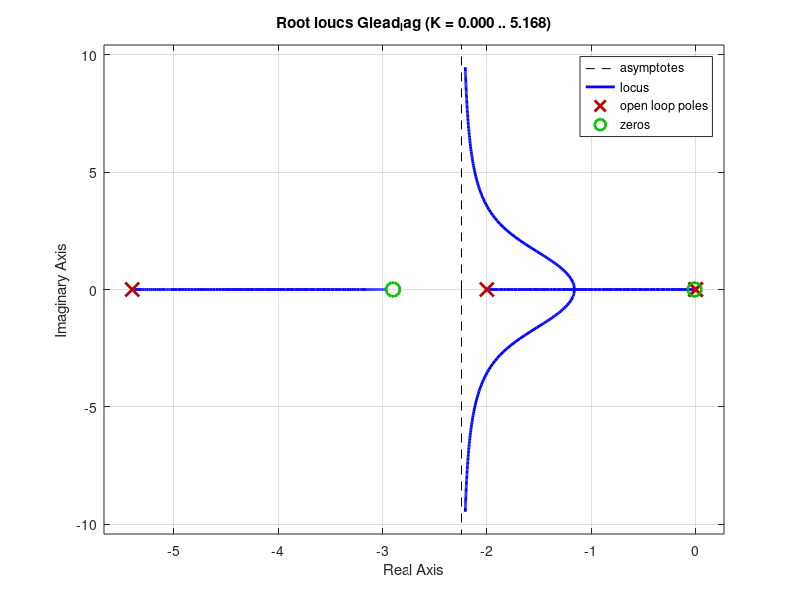
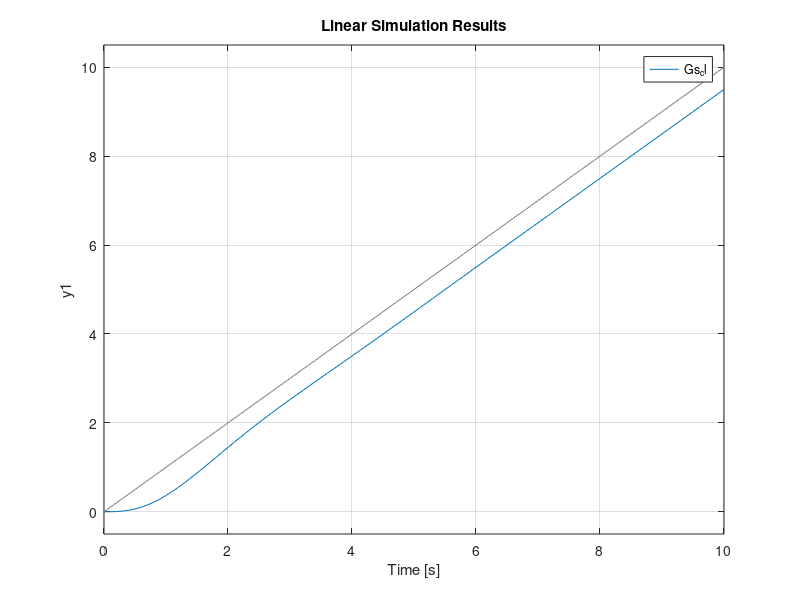

Reproduce these figures in MATLAB, in order.
clc;clear all;close all;
p1=[0 -2];
z1=[];
k1=4;
Gs=zpk(z1,p1,k1); %Gs:-OLTF Uncompensated system
Gs_cl=feedback(Gs,1); % closed loop ttransfer function

%Gcs lead compensated system
z2=[-2.9];p2=[-5.4];k2=[4.69];
Gcs_lead=zpk(z2,p2,k2);
Glead=Gs*Gcs_lead;
Glead_cl=feedback(Glead,1);

%lag compensator
z3=[-0.01];p3=[0.0025];k3=[1];
Gcslag=zpk(z3,p3,k3);
Glead_lag=Glead*Gcslag;
Glead_lag_cl=feedback(Glead_lag,1);

%rootlocous
rlocus(Glead_lag);
figure();

%step response
step(Gs_cl);  % step response of closed loop ttransfer function
hold on;
step(Glead_lag_cl);

t=0:0.1:10;
ramp=1*t;
lsim(Gs_cl,t,t);

